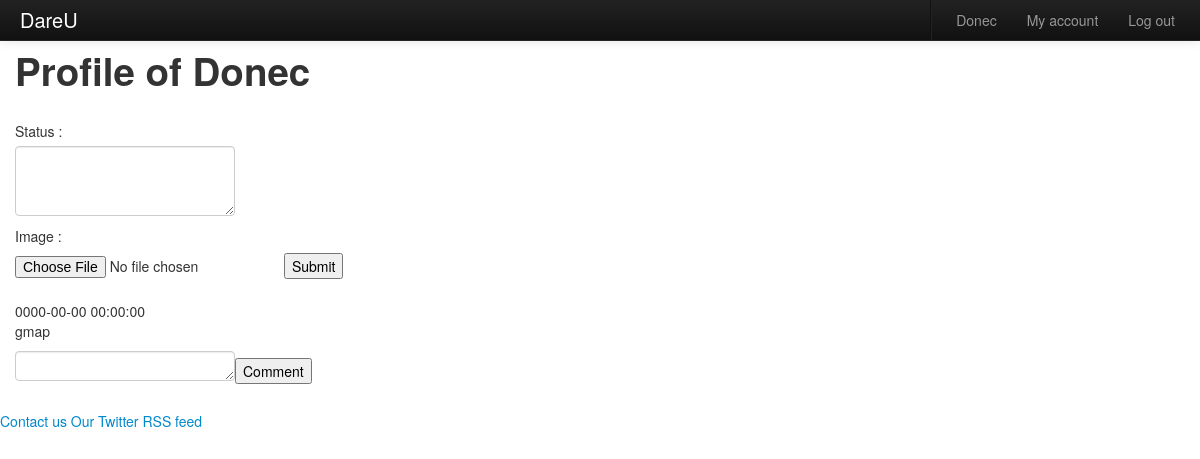
The page /profile/view?id=7 (signed in) on the database its author committed.
### tables this page shows
CREATE TABLE IF NOT EXISTS `Member` (
  `idMember` int(11) NOT NULL AUTO_INCREMENT,
  `username` varchar(30) NOT NULL,
  `email` varchar(128) NOT NULL,
  `password` varchar(30) NOT NULL,
  `sex` tinyint(1) NOT NULL,
  `isAdmin` tinyint(1) NOT NULL,
  `description` text NOT NULL,
  `image` varchar(256) NOT NULL,
  `website` varchar(256) NOT NULL,
  PRIMARY KEY (`idMember`)
);

CREATE TABLE IF NOT EXISTS `Updates` (
  `idUpdate` int(11) NOT NULL AUTO_INCREMENT,
  `content` text NOT NULL,
  `date` datetime NOT NULL,
  `service` varchar(128) NOT NULL,
  `idMember` int(11) NOT NULL,
  PRIMARY KEY (`idUpdate`)
);

### lightmvc/View.php (called while the page is built, shortened)
<?php
class View
{
    public function render($file, $assigns = array())
    {
        extract($assigns);
        require($file);
        $str = ob_get_contents();
        return $str;
    }
}

### lightmvc/ActionController.php (called while the page is built, shortened)
<?php
require_once dirname(__FILE__) . '/View.php';
class ActionController
{
    protected $_response;
    protected $_redirected;
    protected $_includeTemplate = true;
    protected $_moduleName;
    protected static $_defaultRoute = array(
        'module' => 'index',
        'action' => 'index'
    );
    public static function process(Request $request, HttpResponse $response)
    {
        $route = $request->route($_SERVER['REQUEST_URI']);
        $route = array_merge(self::$_defaultRoute, $route);
        $controller = new $class($request, $response);
        $controller->_moduleName = $route['module'];
        return $controller->launch($route['action']);
    }
    public function __construct(Request $request, HttpResponse $response)
    {
        $this->_response = $response;
        $this->_redirected = false;
    }
    private function _render($file)
    {
        $view = new View();
        $body = NULL;
        if($this->_includeTemplate)
        $body = $view->render(FrontController::$dirname
                              . '/views/header.phtml');
        $body .= $view->render(FrontController::$dirname
                               . '/views/' . $file . '.phtml',
                               $this->_response->getVars());
        if($this->_includeTemplate)
        $body .= $view->render(FrontController::$dirname
                               . '/views/footer.phtml');
        $this->_response->setBody($body);
    }
    public function __set($name,$param)
    {
        $this->_response->setVar($name, $param);
    }
    public function launch($action)
    {
        $actionMethodName = $action . 'Action';
        $this->$actionMethodName();
        if (!$this->_redirected) {
            $this->_render($this->_moduleName . '/' . $action);
        }
        return $this->_response;
    }
}

### lightmvc/FrontController.php (called while the page is built, shortened)
<?php
require_once dirname(__FILE__) . '/ActionController.php';
abstract class FrontController
{
    public static $isDebug = true;
    public static function dispatch()
    {
        try {
            $request  = new Request();
            $response = new HttpResponse();
            ActionController::process($request, $response)->printOut();
        } catch (Exception $e) {
            if (!self::$isDebug) {
                ActionController::processException($request, $response, $e)
                                        ->printOut();
            } else {
                echo $e->getMessage() . '<br/>' . $e->getTraceAsString();
            }
        }
    }
}

### index.php (called while the page is built, shortened)
<?php
require_once dirname(__FILE__) . '/lightmvc/FrontController.php';
$front = FrontController::dispatch();

### model/Members.php (called while the page is built, shortened)
<?php
require_once('Member.php');
class Members
{
	public static function getLastId()
	{
       	$pdo_options[PDO::ATTR_ERRMODE] = PDO::ERRMODE_EXCEPTION;
	   	try {
			$bdd = new PDO(DSN, DB_USERNAME, DB_PASSWORD, $pdo_options);
		}
		catch (PDOException $e) {
			echo 'Connexion failed : ' . $e->getMessage();
			exit();
		}
		$answer = $bdd->prepare('SELECT idMember FROM Member ORDER BY idMember DESC LIMIT 1');
		$answer->execute();
		$data = $answer->fetch();
		return $data['idMember'];
	}
}

### model/Profile.php (called while the page is built, shortened)
<?php
require_once('Member.php');
require_once('Update.php');
class Profile
{
    private $member;
    private $updates;
    public function __construct($idMember)
    {
		$pdo_options[PDO::ATTR_ERRMODE] = PDO::ERRMODE_EXCEPTION;
		try {
			$bdd = new PDO(DSN, DB_USERNAME, DB_PASSWORD, $pdo_options);
		}
		catch(PDOException $e) {
			echo 'Connexion Failed : ' . $e->getMessage();
			exit();
		}
		$answer = $bdd->prepare('SELECT username FROM Member WHERE idMember = :id');
		$answer->bindParam('id', $idMember, PDO::PARAM_INT);
		$answer->execute();
		if($data = $answer->fetch())
		{
			$this->member = new Member($data['username']);
		}
		$answer = $bdd->prepare('SELECT idUpdate FROM Updates WHERE idMember = :id ORDER BY date DESC');
		$answer->bindParam('id', $idMember, PDO::PARAM_INT);
		$answer->execute();
		while($data = $answer->fetch())
		{
			$this->updates[] = new Update($data['idUpdate']);
		}
    }
	public function getMember() {
		return $this->member;
	}
	public function getUpdates() {
		return $this->updates;
	}
}

### model/Member.php (called while the page is built, shortened)
<?php
class Member
{
	private $idMember 	= 0;
	private $username;
    public function __construct($username = NULL)
	{
		if($username != NULL)
		{
			$pdo_options[PDO::ATTR_ERRMODE] = PDO::ERRMODE_EXCEPTION;
			try {
				$bdd = new PDO(DSN, DB_USERNAME, DB_PASSWORD, $pdo_options);
			}
			catch(PDOException $e) {
				echo 'Connexion Failed : ' . $e->getMessage();
				exit();
			}
			$answer = $bdd->prepare('SELECT * FROM Member WHERE username = :username');
			$answer->execute(array('username' => $username));
			if($data = $answer->fetch()) {
				$this->idMember 	=	$data['idMember'];
				$this->username		=	$data['username'];
			}
		}
    }
	public function getId() {
		return $this->idMember;
	}
	public function getUserName() {
		return $this->username;
	}
}

### controllers/ProfileController.php (called while the page is built, shortened)
<?php
require_once dirname(__FILE__) . '/../lightmvc/ActionController.php';
require_once dirname(__FILE__) . '/../model/Member.php';
require_once dirname(__FILE__) . '/../model/Members.php';
require_once dirname(__FILE__) . '/../model/Profile.php';
class ProfileController extends ActionController
{
    public function viewAction()
    {
		if(isset($_GET['id']) && $_GET['id'] != null) {
			$this->profile = new Profile($_GET['id']);
		}
    }
}

### model/Update.php (called while the page is built, shortened)
<?php
class Update
{
	private $idUpdate 	= 0;
	private $date;
	private $service;
	private $idMember;
	public function __construct($idUpdate = -1)
	{
		$pdo_options[PDO::ATTR_ERRMODE] = PDO::ERRMODE_EXCEPTION;
		try {
			$bdd = new PDO(DSN, DB_USERNAME, DB_PASSWORD, $pdo_options);
		}
		catch(PDOException $e) {
			echo 'Connexion Failed : ' . $e->getMessage();
			exit();
		}
		$answer = $bdd->prepare('SELECT * FROM Updates WHERE idUpdate = :id');
		$answer->bindParam(':id', $idUpdate, PDO::PARAM_INT);
		$answer->execute();
		if($data = $answer->fetch()) {
			$this->idUpdate	= $data['idUpdate'];
			$this->date		= $data['date'];
			$this->service	= $data['service'];
			$this->idMember	= $data['idMember'];
		}
	}
	public function getIdUpdate() {
		return $this->idUpdate;
	}
	public function getDate() {
		return $this->date;
	}
	public function getService() {
		return $this->service;
	}
	public function getIdMember() {
		return $this->idMember;
	}
}

### views/profile/view.phtml (the view, shortened to what this page needs)
<section>
<?php
	if(isset($_GET['id']) && $_GET['id'] != null && $_GET['id'] > 0 && $_GET['id'] < Members::getLastId())
	{
	?>
<h1>Profile of <?php echo $profile->getMember()->getUserName(); ?></h1>
<?php
	if(isset($_SESSION['connected']) && $_SESSION['connected'] == true) {
		if($_SESSION['idMember'] == $profile->getMember()->getId()) {
			?>
			<form method='post' action='/profile/add' enctype='multipart/form-data'>
				<label for='content'>Status : </label>
				<textarea name='content' id='content' rows='3' cols='30'></textarea><br/>
				<label for='image'>Image : </label>
				<input type='file' name='image' id='image' />
				<input type='submit' value='Submit' />
			</form>
			<?php
		}
	}
	if($profile != null && $profile->getUpdates() != null) {
		foreach($profile->getUpdates() as $update) {
			echo '<p>';
			echo $update->getDate() . '<br />';
			echo $update->getService() . '<br />';
			echo '<form method="post" action="/profile/comment?idMember=' . $update->getIdMember() . '&idUpdate=' . $update->getIdUpdate() . '">' .
				 '<textarea name="comment" id="comment" rows="1" cols="30"></textarea>' .
				 '<input type="submit" value="Comment" />' .
				 '</form>';
			echo '</p>';
		}
	}
?>
<?php
	}
	else
	{
	?>
<p> No member found </p>
<?php
	}
	?>
</section>

### rows shown on the page
member: username "Donec"
updates: date "0000-00-00 00:00:00", service "gmap"

### other values the page prints
$_SESSION['username'] "Donec"
